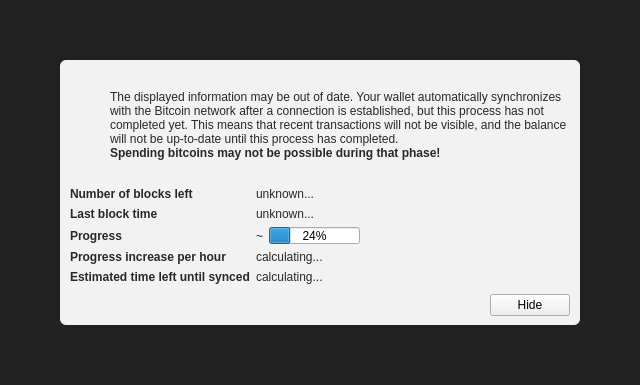
<?xml version="1.0" encoding="UTF-8"?>
<ui version="4.0">
 <class>ModalOverlay</class>
 <widget class="ModalOverlay" name="ModalOverlay">
  <property name="geometry">
   <rect>
    <x>0</x>
    <y>0</y>
    <width>640</width>
    <height>385</height>
   </rect>
  </property>
  <property name="windowTitle">
   <string>Form</string>
  </property>
  <layout class="QVBoxLayout" name="verticalLayout" stretch="0">
   <property name="sizeConstraint">
    <enum>QLayout::SetDefaultConstraint</enum>
   </property>
   <property name="leftMargin">
    <number>0</number>
   </property>
   <property name="topMargin">
    <number>0</number>
   </property>
   <property name="rightMargin">
    <number>0</number>
   </property>
   <property name="bottomMargin">
    <number>0</number>
   </property>
   <item>
    <widget class="QWidget" name="bgWidget" native="true">
     <property name="styleSheet">
      <string notr="true">#bgWidget { background: rgba(0,0,0,220); }</string>
     </property>
     <layout class="QVBoxLayout" name="verticalLayoutMain" stretch="1">
      <property name="leftMargin">
       <number>60</number>
      </property>
      <property name="topMargin">
       <number>60</number>
      </property>
      <property name="rightMargin">
       <number>60</number>
      </property>
      <property name="bottomMargin">
       <number>60</number>
      </property>
      <item>
       <widget class="QWidget" name="contentWidget" native="true">
        <property name="styleSheet">
         <string notr="true">#contentWidget { background: rgba(255,255,255,240); border-radius: 6px; }

QLabel { color: rgb(40,40,40);  }</string>
        </property>
        <layout class="QVBoxLayout" name="verticalLayoutSub" stretch="1,0,0,0">
         <property name="spacing">
          <number>0</number>
         </property>
         <property name="leftMargin">
          <number>10</number>
         </property>
         <property name="topMargin">
          <number>10</number>
         </property>
         <property name="rightMargin">
          <number>10</number>
         </property>
         <property name="bottomMargin">
          <number>10</number>
         </property>
         <item>
          <layout class="QHBoxLayout" name="horizontalLayoutIconText" stretch="0,1">
           <property name="topMargin">
            <number>20</number>
           </property>
           <item>
            <layout class="QVBoxLayout" name="verticalLayoutIcon">
             <property name="leftMargin">
              <number>0</number>
             </property>
             <item>
              <widget class="QPushButton" name="warningIcon">
               <property name="enabled">
                <bool>false</bool>
               </property>
               <property name="text">
                <string/>
               </property>
               <property name="icon">
                <iconset>
                 <normaloff>:/icons/warning</normaloff>
                 <disabledoff>:/icons/warning</disabledoff>:/icons/warning</iconset>
               </property>
               <property name="iconSize">
                <size>
                 <width>48</width>
                 <height>48</height>
                </size>
               </property>
               <property name="flat">
                <bool>true</bool>
               </property>
              </widget>
             </item>
             <item>
              <spacer name="verticalSpacerWarningIcon">
               <property name="orientation">
                <enum>Qt::Vertical</enum>
               </property>
               <property name="sizeHint" stdset="0">
                <size>
                 <width>20</width>
                 <height>40</height>
                </size>
               </property>
              </spacer>
             </item>
            </layout>
           </item>
           <item>
            <layout class="QVBoxLayout" name="verticalLayoutInfoText">
             <property name="leftMargin">
              <number>0</number>
             </property>
             <property name="topMargin">
              <number>0</number>
             </property>
             <item>
              <widget class="QLabel" name="infoText">
               <property name="text">
                <string>The displayed information may be out of date. Your wallet automatically synchronizes with the Bitcoin network after a connection is established, but this process has not completed yet. This means that recent transactions will not be visible, and the balance will not be up-to-date until this process has completed.</string>
               </property>
               <property name="textFormat">
                <enum>Qt::RichText</enum>
               </property>
               <property name="wordWrap">
                <bool>true</bool>
               </property>
              </widget>
             </item>
             <item>
              <widget class="QLabel" name="infoTextStrong">
               <property name="font">
                <font>
                 <weight>75</weight>
                 <bold>true</bold>
                </font>
               </property>
               <property name="text">
                <string>Spending bitcoins may not be possible during that phase!</string>
               </property>
               <property name="textFormat">
                <enum>Qt::RichText</enum>
               </property>
               <property name="wordWrap">
                <bool>true</bool>
               </property>
              </widget>
             </item>
             <item>
              <spacer name="verticalSpacerInTextSpace">
               <property name="orientation">
                <enum>Qt::Vertical</enum>
               </property>
               <property name="sizeHint" stdset="0">
                <size>
                 <width>20</width>
                 <height>40</height>
                </size>
               </property>
              </spacer>
             </item>
            </layout>
           </item>
          </layout>
         </item>
         <item>
          <spacer name="verticalSpacerAfterText">
           <property name="orientation">
            <enum>Qt::Vertical</enum>
           </property>
           <property name="sizeHint" stdset="0">
            <size>
             <width>20</width>
             <height>40</height>
            </size>
           </property>
          </spacer>
         </item>
         <item>
          <layout class="QFormLayout" name="formLayout">
           <property name="fieldGrowthPolicy">
            <enum>QFormLayout::FieldsStayAtSizeHint</enum>
           </property>
           <property name="horizontalSpacing">
            <number>6</number>
           </property>
           <property name="verticalSpacing">
            <number>6</number>
           </property>
           <property name="topMargin">
            <number>10</number>
           </property>
           <item row="0" column="0">
            <widget class="QLabel" name="labelNumberOfBlocksLeft">
             <property name="font">
              <font>
               <weight>75</weight>
               <bold>true</bold>
              </font>
             </property>
             <property name="text">
              <string>Number of blocks left</string>
             </property>
            </widget>
           </item>
           <item row="0" column="1">
            <widget class="QLabel" name="numberOfBlocksLeft">
             <property name="text">
              <string>unknown...</string>
             </property>
            </widget>
           </item>
           <item row="1" column="0">
            <widget class="QLabel" name="labelLastBlockTime">
             <property name="font">
              <font>
               <weight>75</weight>
               <bold>true</bold>
              </font>
             </property>
             <property name="text">
              <string>Last block time</string>
             </property>
            </widget>
           </item>
           <item row="1" column="1">
            <widget class="QLabel" name="newestBlockDate">
             <property name="sizePolicy">
              <sizepolicy hsizetype="Maximum" vsizetype="Preferred">
               <horstretch>0</horstretch>
               <verstretch>0</verstretch>
              </sizepolicy>
             </property>
             <property name="text">
              <string>unknown...</string>
             </property>
            </widget>
           </item>
           <item row="2" column="0">
            <widget class="QLabel" name="labelSyncDone">
             <property name="font">
              <font>
               <weight>75</weight>
               <bold>true</bold>
              </font>
             </property>
             <property name="text">
              <string>Progress</string>
             </property>
            </widget>
           </item>
           <item row="2" column="1">
            <layout class="QHBoxLayout" name="horizontalLayoutSync" stretch="0,1">
             <item>
              <widget class="QLabel" name="percentageProgress">
               <property name="text">
                <string>~</string>
               </property>
              </widget>
             </item>
             <item>
              <widget class="QProgressBar" name="progressBar">
               <property name="value">
                <number>24</number>
               </property>
              </widget>
             </item>
            </layout>
           </item>
           <item row="4" column="0">
            <widget class="QLabel" name="labelProgressIncrease">
             <property name="font">
              <font>
               <weight>75</weight>
               <bold>true</bold>
              </font>
             </property>
             <property name="text">
              <string>Progress increase per hour</string>
             </property>
            </widget>
           </item>
           <item row="4" column="1">
            <widget class="QLabel" name="progressIncreasePerH">
             <property name="text">
              <string>calculating...</string>
             </property>
            </widget>
           </item>
           <item row="5" column="0">
            <widget class="QLabel" name="labelEstimatedTimeLeft">
             <property name="font">
              <font>
               <weight>75</weight>
               <bold>true</bold>
              </font>
             </property>
             <property name="text">
              <string>Estimated time left until synced</string>
             </property>
            </widget>
           </item>
           <item row="5" column="1">
            <widget class="QLabel" name="expectedTimeLeft">
             <property name="text">
              <string>calculating...</string>
             </property>
            </widget>
           </item>
          </layout>
         </item>
         <item>
          <layout class="QHBoxLayout" name="horizontalLayoutButtons">
           <property name="leftMargin">
            <number>10</number>
           </property>
           <property name="topMargin">
            <number>10</number>
           </property>
           <item>
            <spacer name="horizontalSpacer">
             <property name="orientation">
              <enum>Qt::Horizontal</enum>
             </property>
             <property name="sizeHint" stdset="0">
              <size>
               <width>40</width>
               <height>20</height>
              </size>
             </property>
            </spacer>
           </item>
           <item>
            <widget class="QPushButton" name="closeButton">
             <property name="text">
              <string>Hide</string>
             </property>
            </widget>
           </item>
          </layout>
         </item>
        </layout>
       </widget>
      </item>
     </layout>
    </widget>
   </item>
  </layout>
 </widget>
 <customwidgets>
  <customwidget>
   <class>ModalOverlay</class>
   <extends>QWidget</extends>
   <header>modaloverlay.h</header>
   <container>1</container>
  </customwidget>
 </customwidgets>
 <resources/>
 <connections/>
</ui>
